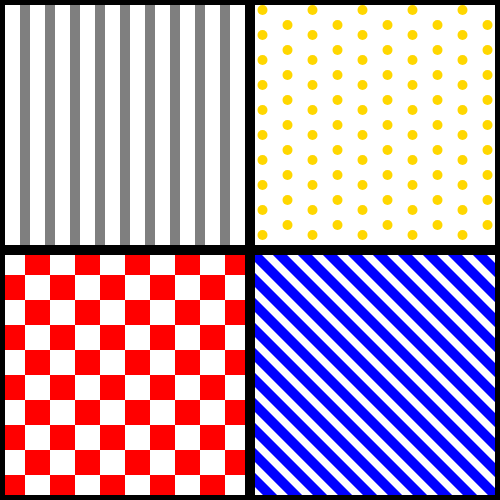
Frame 1 (no input)
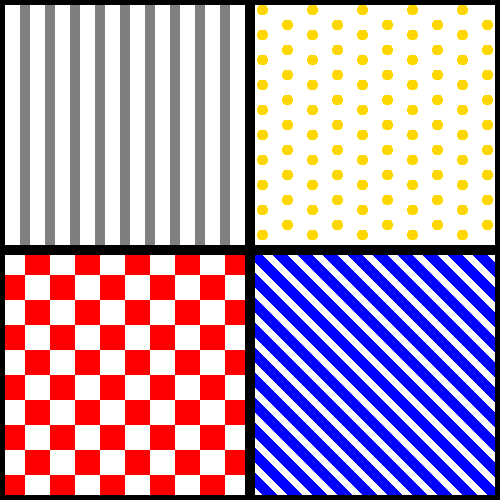
Frame 60 (no input)
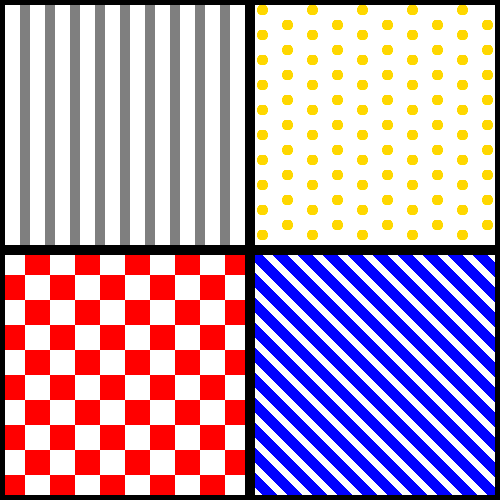
Frame 120 (the mouse pressed at the canvas centre since frame 60)

The p5.js sketch that drew these frames (run headless with seeded random() and noise() and a simulated clock; from frame 60 on, the mouse is pressed at the canvas centre):

// p5.js sketch
// ── sketch.js
// TODO: Create setup() function
function setup() {
  // Inside the setup() function:
  // TODO: Create canvas 500px wide and 500px high
  createCanvas(500, 500);
  // TODO: Draw horizontal and vertical guidelines
  //line(250, 0, 250, 500);
  //line(0, 250, 500, 250);
}


// TODO: Create wall drawing inside draw() function
function draw() {
  // Inside the draw() function:
  // Draw parallel lines:
  // TODO: Set stroke color and weight
  stroke(127);
  strokeWeight(10);
  // TODO: Use a for loop to draw 10 vertical lines
  for (let posX = 0; posX < 10; posX++) {
    line(posX*25, 0, posX*25, 250);
  }
  // Draw polka dots:
  // TODO: Set no stroke and fill color
  noStroke();
  fill('#ffd700');

  // TODO: Use nested for loops to draw a grid of circles
  // TODO: Offset y positions of every other column by 10 pixels
  for (let posX = 0; posX < 10; posX++) {
    for (let posY = 0; posY < 10; posY++) {
      if (posX % 2 === 0) {
        circle(12.5 + width/2 + posX*25, 10 + posY*25, 10);
      } else {
        circle(12.5 + width/2 + posX*25, posY*25, 10);
      }
    }
  }

  // Draw checkered squares:
  // TODO: Set fill color
  fill('red');

  // TODO: Use nested for loops to draw rows of squares
  // TODO: Offset y positions of every other column by 25 pixels
for (let posX = 0; posX < 10; posX++) {
    for (let posY = 0; posY < 5; posY++) {
      if (posX % 2 === 0) {
        square(posX*25, height/2 + posY*50+25, 25);
      } else {
        square(posX*25, height/2 + posY*50, 25);
      }
    }
  }

  
  // Draw parallel diagonal lines:
  // TODO: Set stroke color and weight
  stroke('blue');
  strokeWeight(10);
  // TODO: Use a for loop to draw diagonal lines
  for (let i = 0; i < 10; i++) {
    line(width/2, height-i*25, width/2+i*25, height);
    line(width/2+i*25, height/2, width, height-i*25);
  }


  // Draw borders:
  // TODO: Set stroke color
  stroke('black');

  // TODO: Draw horizontal and vertical guidelines
  line(width/2, 0, width/2, height);
  line(0, height/2, width, height/2);

  // TODO: Draw borders around canvas
  line(0, 0, width, 0);
  line(0, height, width, height);
  line(0, 0, 0, height);
  line(width, 0, width, height);
}
